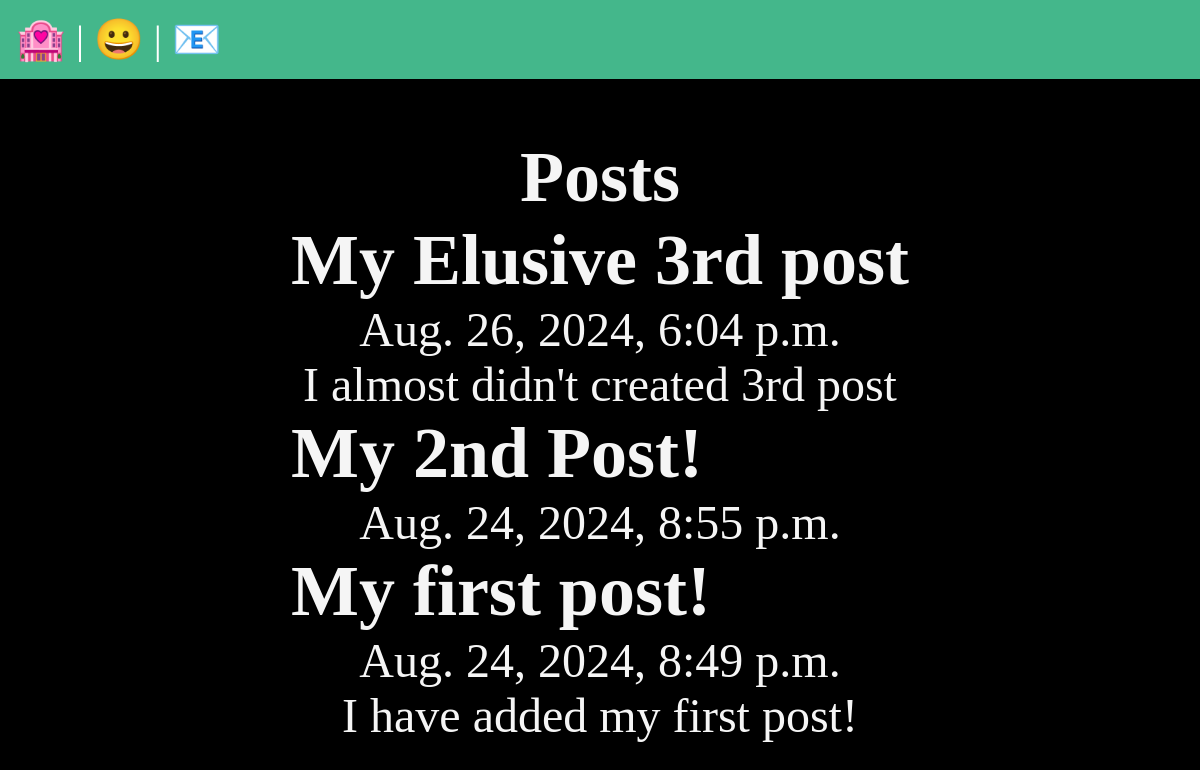
/posts/, run on the app's committed database.
### posts/models.py (models this page shows, shortened)
class Posts(models.Model):
    title = models.CharField(max_length=75)
    body = models.TextField()
    slug = models.SlugField()
    date = models.DateTimeField(auto_now_add=True)

### posts/views.py (the view)
# urls.py: path('',views.posts_list ),
def posts_list(request):
    posts = Posts.objects.all().order_by('-date')
    return render(request, 'posts/posts_list.html', { 'posts': posts})

### posts/templates/posts/posts_list.html (shortened to what this page needs)
{% extends 'layout.html' %}
{% block content %}
    <section>
    <h1>Posts</h1>
    {% for post in posts %}
    <article class="Posts">
        <h2>{{ post.title }}</h2>
        <p>{{ post.date }}</p>
        <p>{{ post.body }}</p>
    </article>
    {% endfor %}
    </section>
{% endblock %}

### static/css/style.css (style rules this page uses)
* { margin: 0; padding: 0; box-sizing: border-box; }
body { min-height: 100vh; display: flex; place-content: center; font-size: 3rem; background-color: black; color: whitesmoke; flex-flow: column; }
h1, p { text-align: center; }

### data on the page
Posts: title "My Elusive 3rd post", date "Aug. 26, 2024, 6:04 p.m.", body "I almost didn't created 3rd post"
Posts: title "My 2nd Post!", date "Aug. 24, 2024, 8:55 p.m."
Posts: title "My first post!", date "Aug. 24, 2024, 8:49 p.m.", body "I have added my first post!"
